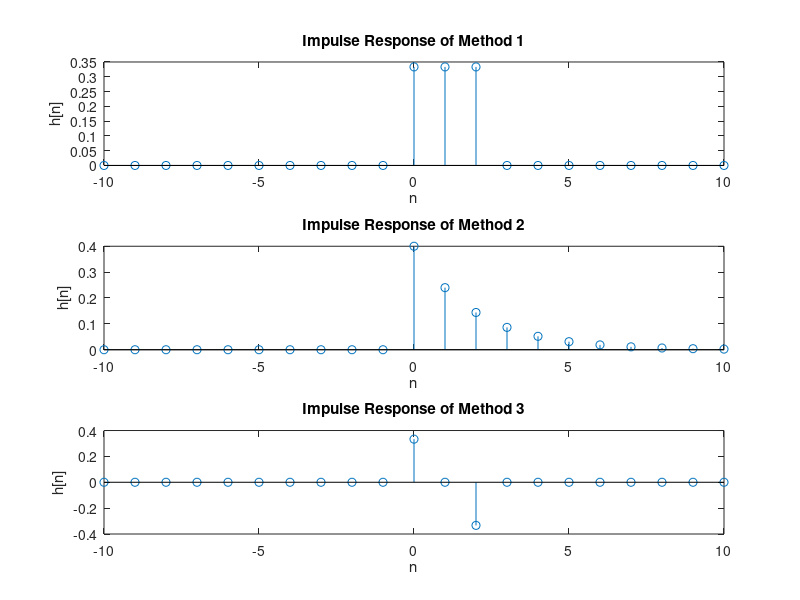

Write the MATLAB code that produced this figure. (Note: this script raises an error after producing the figure.)
% Define time vector
N = 10;
n = -N:N;

% Define impulse signal
impulse = zeros(1, length(n));
impulse(n == 0) = 1;  % Delta function

% Define the systems based on the methods provided

% Method 1: Moving Average
function y = method_1(x)
    % Average over 3 samples
    y = filter(ones(1, 3) / 3, 1, x);
end

% Method 2: Weighted Moving Average
function y = method_2(x)
    % Weighted average: 0.6 * previous output + 0.4 * current input
    y = filter(0.4, [1, -0.6], x);
end

% Method 3: Difference with moving average
function y = method_3(x)
    % Difference with moving average over 3 samples
    y = zeros(size(x));
    y(2:end) = filter([1, 0, -1] / 3, 1, x(2:end));
end

% Calculate impulse responses
h_m1 = method_1(impulse);
h_m2 = method_2(impulse);
h_m3 = method_3(impulse);

% Plotting the impulse responses
figure;

% Plot for Method 1
subplot(3,1,1);
stem(n, h_m1);
title('Impulse Response of Method 1');
xlabel('n');
ylabel('h[n]');

% Plot for Method 2
subplot(3,1,2);
stem(n, h_m2);
title('Impulse Response of Method 2');
xlabel('n');
ylabel('h[n]');

% Plot for Method 3
subplot(3,1,3);
stem(n, h_m3);
title('Impulse Response of Method 3');
xlabel('n');
ylabel('h[n]');

% Adjust the layout
sgtitle('Name - Sujay Vivek - Roll No: 22EE30029');
